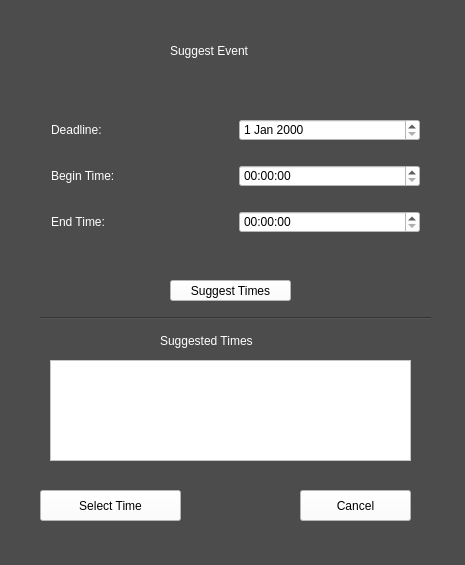
<?xml version="1.0" encoding="UTF-8"?>
<ui version="4.0">
 <class>suggest_user_event</class>
 <widget class="QWidget" name="suggest_user_event">
  <property name="geometry">
   <rect>
    <x>0</x>
    <y>0</y>
    <width>465</width>
    <height>565</height>
   </rect>
  </property>
  <property name="windowTitle">
   <string>Time Suggestions</string>
  </property>
  <property name="styleSheet">
   <string notr="true">background-color: rgb(76, 76, 76);
font: 12pt &quot;Courier&quot;;</string>
  </property>
  <widget class="QPushButton" name="cancel">
   <property name="geometry">
    <rect>
     <x>300</x>
     <y>490</y>
     <width>111</width>
     <height>31</height>
    </rect>
   </property>
   <property name="styleSheet">
    <string notr="true">background-color: rgb(255, 255, 255);
font: 13pt &quot;Courier&quot;;</string>
   </property>
   <property name="text">
    <string>Cancel</string>
   </property>
  </widget>
  <widget class="QPushButton" name="select_time">
   <property name="geometry">
    <rect>
     <x>40</x>
     <y>490</y>
     <width>141</width>
     <height>31</height>
    </rect>
   </property>
   <property name="styleSheet">
    <string notr="true">background-color: rgb(255, 255, 255);
font: 13pt &quot;Courier&quot;;</string>
   </property>
   <property name="text">
    <string>Select Time</string>
   </property>
  </widget>
  <widget class="QLabel" name="attendees">
   <property name="geometry">
    <rect>
     <x>160</x>
     <y>320</y>
     <width>161</width>
     <height>41</height>
    </rect>
   </property>
   <property name="styleSheet">
    <string notr="true">color: rgb(255, 255, 255);
font: 20pt &quot;Times New Roman&quot;;</string>
   </property>
   <property name="text">
    <string>Suggested Times</string>
   </property>
  </widget>
  <widget class="QListWidget" name="time_list">
   <property name="geometry">
    <rect>
     <x>50</x>
     <y>360</y>
     <width>361</width>
     <height>101</height>
    </rect>
   </property>
   <property name="styleSheet">
    <string notr="true">background-color: rgb(255, 255, 255);</string>
   </property>
  </widget>
  <widget class="Line" name="line">
   <property name="geometry">
    <rect>
     <x>40</x>
     <y>310</y>
     <width>391</width>
     <height>16</height>
    </rect>
   </property>
   <property name="orientation">
    <enum>Qt::Horizontal</enum>
   </property>
  </widget>
  <widget class="QPushButton" name="suggest_times">
   <property name="geometry">
    <rect>
     <x>170</x>
     <y>280</y>
     <width>121</width>
     <height>21</height>
    </rect>
   </property>
   <property name="styleSheet">
    <string notr="true">background-color: rgb(255, 255, 255);
font: 13pt &quot;Courier&quot;;</string>
   </property>
   <property name="text">
    <string>Suggest Times</string>
   </property>
  </widget>
  <widget class="QLabel" name="date_text_2">
   <property name="geometry">
    <rect>
     <x>170</x>
     <y>20</y>
     <width>221</width>
     <height>61</height>
    </rect>
   </property>
   <property name="styleSheet">
    <string notr="true">color: rgb(255, 255, 255);
font: 20pt &quot;Times New Roman&quot;;</string>
   </property>
   <property name="text">
    <string>Suggest Event</string>
   </property>
  </widget>
  <widget class="QWidget" name="gridLayoutWidget">
   <property name="geometry">
    <rect>
     <x>40</x>
     <y>90</y>
     <width>391</width>
     <height>173</height>
    </rect>
   </property>
   <layout class="QGridLayout" name="gridLayout">
    <item row="1" column="1">
     <widget class="QTimeEdit" name="begin_time_edit">
      <property name="styleSheet">
       <string notr="true">background-color: rgb(255, 255, 255);</string>
      </property>
     </widget>
    </item>
    <item row="0" column="0">
     <widget class="QLabel" name="date_text">
      <property name="styleSheet">
       <string notr="true">color: rgb(255, 255, 255);
font: 13pt &quot;Courier&quot;;</string>
      </property>
      <property name="text">
       <string>Deadline:</string>
      </property>
     </widget>
    </item>
    <item row="2" column="1">
     <widget class="QTimeEdit" name="begin_time_edit_2">
      <property name="styleSheet">
       <string notr="true">background-color: rgb(255, 255, 255);</string>
      </property>
     </widget>
    </item>
    <item row="1" column="0">
     <widget class="QLabel" name="begin_time">
      <property name="styleSheet">
       <string notr="true">color: rgb(255, 255, 255);
font: 13pt &quot;Courier&quot;;</string>
      </property>
      <property name="text">
       <string>Begin Time:</string>
      </property>
     </widget>
    </item>
    <item row="0" column="1">
     <widget class="QDateEdit" name="dateEdit">
      <property name="styleSheet">
       <string notr="true">background-color: rgb(255, 255, 255);</string>
      </property>
     </widget>
    </item>
    <item row="2" column="0">
     <widget class="QLabel" name="end_time">
      <property name="styleSheet">
       <string notr="true">color: rgb(255, 255, 255);
font: 13pt &quot;Courier&quot;;</string>
      </property>
      <property name="text">
       <string>End Time:</string>
      </property>
     </widget>
    </item>
   </layout>
  </widget>
 </widget>
 <layoutdefault spacing="6" margin="11"/>
 <resources/>
 <connections/>
</ui>
